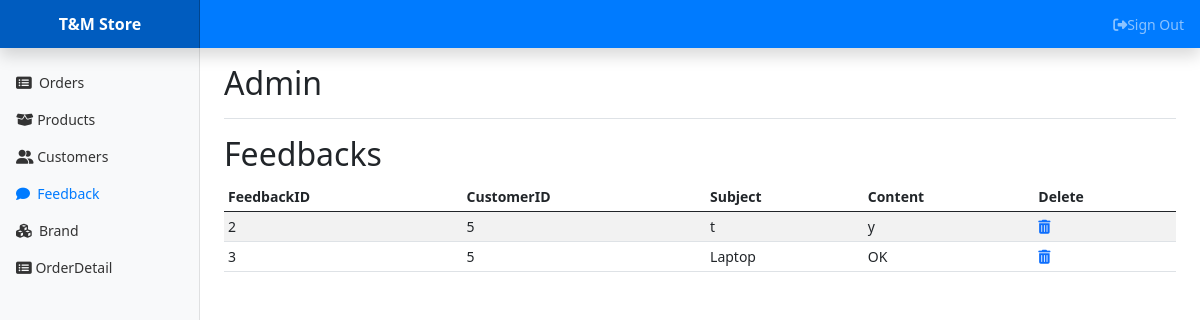
Page /admin_feedback.php on the committed database.
### tables this page shows
CREATE TABLE `feedback` (
  `FeedbackID` int(11) NOT NULL,
  `CustomerID` int(11) NOT NULL,
  `Subject` varchar(50) NOT NULL,
  `Content` varchar(1000) NOT NULL
);

### admin_feedback.php (the view, shortened to what this page needs)
<!doctype html>
<html lang="en">
  <head>
    <link href="https://cdn.jsdelivr.net/npm/bootstrap@5.0.0-beta3/dist/css/bootstrap.min.css" rel="stylesheet">
<?php
        include_once("connection.php");
        ?>
    <link href="admin.css" rel="stylesheet">
  </head>
  <body>
<header class="navbar navbar-dark sticky-top flex-md-nowrap p-0 shadow nav-color">
  <a class="navbar-brand col-md-3 col-lg-2 me-0 px-3" href="#">T&M Store</a>
  <ul class="navbar-nav px-3">
    <li class="nav-item text-nowrap">
      <a class="nav-link" href="#"><i class="fas fa-sign-out-alt"></i>Sign Out</a>
    </li>
  </ul>
</header>
<div class="container-fluid">
  <div class="row">
  <nav id="sidebarMenu" class="col-md-3 col-lg-2 d-md-block bg-light sidebar collapse">
      <div class="position-sticky pt-3">
        <ul class="nav flex-column">
          <li class="nav-item">
            <a class="nav-link" href="admin_order.php">
              <i class="fas fa-list-alt">&nbsp;</i>
              Orders
            </a>
          </li>
          <li class="nav-item">
            <a class="nav-link" aria-current="page" href="admin_Product.php">
              <i class="fas fa-box-open"></i>
              Products
            </a>
          </li>
          <li class="nav-item">
            <a class="nav-link" href="admin_customer.php">
              <i class="fas fa-user-friends"></i>
              Customers
            </a>
          </li>
          <li class="nav-item">
            <a class="nav-link active" href="admin_feedback.php">
              <i class="fas fa-comment">&nbsp;</i>
              Feedback
            </a>
          </li>
          <li class="nav-item">
            <a class="nav-link" href="admin_brand.php">
            <i class="fas fa-cubes">&nbsp;</i>
              Brand
            </a>
          </li>
          <li class="nav-item">
            <a class="nav-link" href="admin_orderdetail.php">
            <i class="fas fa-list-alt"></i>
              OrderDetail
            </a>
          </li>
        </ul>
      </div>
    </nav>
    <main class="col-md-9 ms-sm-auto col-lg-10 px-md-4">
      <div class="d-flex justify-content-between flex-wrap flex-md-nowrap align-items-center pt-3 pb-2 mb-3 border-bottom">
        <h1 class="h2">Admin</h1>
      </div>
      <h2>Feedbacks</h2>
      <div class="table-responsive">
        <table class="table table-striped table-sm">
          <thead>
            <tr>
              <th>FeedbackID</th>
              <th>CustomerID</th>
              <th>Subject</th>
              <th>Content</th>
              <th>Delete</th>
            </tr>
          </thead>
          <tbody>
          <?php
            $No=1;
            $result=mysqli_query($conn,"Select * from feedback");
            while($row=mysqli_fetch_array($result,MYSQLI_ASSOC))
            {
            ?>
            <tr>
              <td><?php echo $row["FeedbackID"];?></td>
              <td><?php echo $row["CustomerID"];?></td>
              <td><?php echo $row["Subject"];?></td>
              <td><?php echo $row["Content"];?></td>
              <td><a href="admin_feedback.php?function=del&&id=<?php echo $row["FeedbackID"];?>" onclick="deleteConfirm()"><i class="fas fa-trash-alt"></i></a></i></td>
            </tr>
            <?php $No++;}?>
          </tbody>
        </table>
      </div>
    </main>
  </div>
</div>
  </body>
</html>

### admin.css (style rules this page uses)
body { font-size: .875rem; }
.sidebar { position: fixed; top: 0; bottom: 0; left: 0; z-index: 100; padding: 48px 0 0; box-shadow: inset -1px 0 0 rgba(0, 0, 0, .1); }
.sidebar .nav-link { font-weight: 500; color: #333; }
.sidebar .nav-link.active { color: #007bff; }
.navbar-brand { padding-top: .75rem; padding-bottom: .75rem; font-size: 1rem; background-color: rgba(0, 0, 0, .25); box-shadow: inset -1px 0 0 rgba(0, 0, 0, .25); }
.nav-color { background-color: #007bff; }
.navbar-brand { text-align: center; font-weight: bold; }
.align-items-center { align-items: center !important; }

### rows in the picture
feedback: FeedbackID "2", CustomerID "5", Subject "t", Content "y"
feedback: FeedbackID "3", CustomerID "5", Subject "Laptop", Content "OK"
